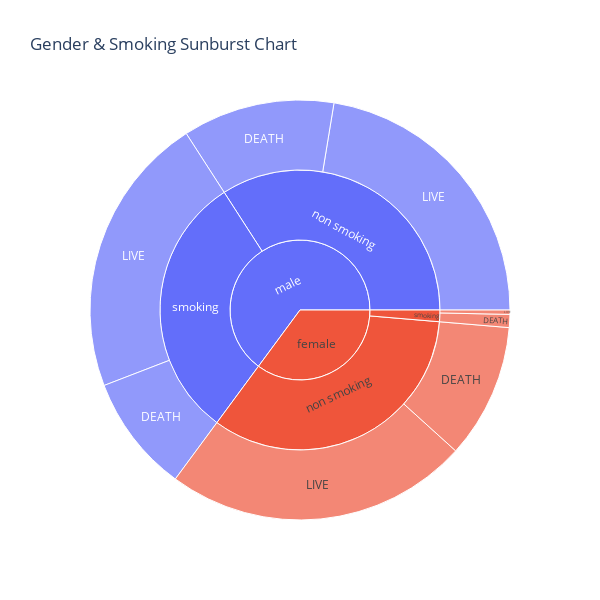

Notebook cell for this chart:
### Markdown cell above
Whether the patient are diabetic or not, the survival rate is higher than the death rate.

### Code cell
sun.loc[sun["smoking"]== 0 , "smoking"] = "non smoking"
sun.loc[sun["smoking"]== 1, "smoking"] = "smoking"

fig = px.sunburst(sun, 
                  path=["sex","smoking","DEATH_EVENT"],
                  values="count",
                  title="Gender & Smoking Sunburst Chart ",
                  width=600,
                  height=600)

fig.show()

### Figure 1 — Plotly figure (JSON) as saved in the notebook; plotly's stock layout.template omitted (floating-point values rounded to 4 significant figures)
{"data": [{"branchvalues": "total", "domain": {"x": [0, 1], "y": [0, 1]}, "hovertemplate": "labels=%{label}<br>count=%{value}<br>parent=%{parent}<br>id=%{id}<extra></extra>", "ids": ["female/non smoking/DEATH", "male/non smoking/DEATH", "female/smoking/DEATH", "male/smoking/DEATH", "female/non smoking/LIVE", "male/non smoking/LIVE", "female/smoking/LIVE", "male/smoking/LIVE", "female/non smoking", "male/non smoking", "female/smoking", "male/smoking", "female", "male"], "labels": ["DEATH", "DEATH", "DEATH", "DEATH", "LIVE", "LIVE", "LIVE", "LIVE", "non smoking", "non smoking", "smoking", "smoking", "female", "male"], "name": "", "parents": ["female/non smoking", "male/non smoking", "female/smoking", "male/smoking", "female/non smoking", "male/non smoking", "female/smoking", "male/smoking", "female", "male", "female", "male", "", ""], "type": "sunburst", "values": [31, 35, 3, 27, 70, 67, 1, 65, 101, 102, 4, 92, 105, 194]}], "layout": {"height": 600, "legend": {"tracegroupgap": 0}, "title": {"text": "Gender & Smoking Sunburst Chart "}, "width": 600}}
